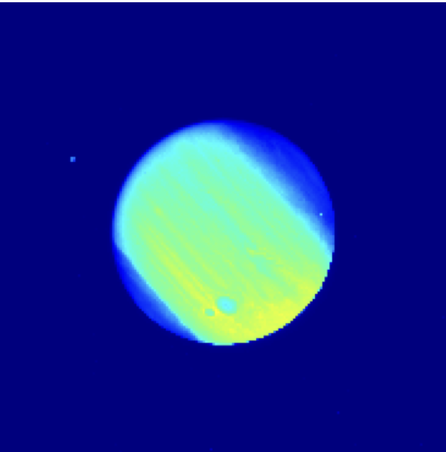
#> input picture data/jupiter.png, 446 x 452 px, shrunk from 592 x 600 before the run, given in place of jupiter.jpg, which was not available
$ python damage_modeling.py
#> lines starting #> are read from the running program, lines starting #| are printed output that depends on the picture; pictures that were not available may be replaced by others from this repository, and a replacement may not be noted
#!/usr/bin/env python3
# -*- coding: utf-8 -*-
"""
Module for damage modeling and image restoration through deconvolution.

This module implements functions to:
1. Generate a checkerboard image
2. Generate a Point Spread Function (PSF)
3. Apply damage to an image using convolution and noise
4. Restore images using deconvolution algorithms

Author: Oussama GUELFAA
Date: 01-04-2025
"""

import numpy as np
import matplotlib.pyplot as plt
from scipy import signal
from skimage import io, img_as_float, img_as_ubyte
from skimage.color import rgb2gray
import os

def generate_checkerboard(size=8, square_size=32):
    """
    Generate a checkerboard image.

    Args:
        size (int): Number of squares in each dimension (default: 8)
        square_size (int): Size of each square in pixels (default: 32)

    Returns:
        ndarray: Checkerboard image with values 0 and 1
    """
    # Create a grid of coordinates
    x = np.arange(size * square_size)
    y = np.arange(size * square_size)
    X, Y = np.meshgrid(x, y)

    # Create the checkerboard pattern
    checkerboard = np.zeros((size * square_size, size * square_size))
    for i in range(size):
        for j in range(size):
            if (i + j) % 2 == 0:
                checkerboard[i*square_size:(i+1)*square_size, j*square_size:(j+1)*square_size] = 1

    return checkerboard

def generate_gaussian_psf(size=64, sigma=3):
    """
    Generate a Gaussian Point Spread Function (PSF).

    Args:
        size (int): Size of the PSF in pixels (default: 64)
        sigma (float): Standard deviation of the Gaussian (default: 3)

    Returns:
        ndarray: Normalized Gaussian PSF
    """
    # Create a grid of coordinates
    x = np.arange(size) - size // 2
    y = np.arange(size) - size // 2
    X, Y = np.meshgrid(x, y)

    # Create the Gaussian PSF
    psf = np.exp(-(X**2 + Y**2) / (2 * sigma**2))

    # Normalize the PSF so it sums to 1
    psf = psf / np.sum(psf)

    return psf

def generate_motion_blur_psf(size=64, length=15, angle=45):
    """
    Generate a motion blur Point Spread Function (PSF).

    Args:
        size (int): Size of the PSF in pixels (default: 64)
        length (int): Length of the motion blur in pixels (default: 15)
        angle (float): Angle of the motion blur in degrees (default: 45)

    Returns:
        ndarray: Normalized motion blur PSF
    """
    # Create a grid of coordinates
    x = np.arange(size) - size // 2
    y = np.arange(size) - size // 2
    X, Y = np.meshgrid(x, y)

    # Convert angle to radians
    angle_rad = np.deg2rad(angle)

    # Create a line with the specified angle
    Z = np.zeros((size, size))
    for i in range(-length // 2, length // 2 + 1):
        x_pos = int(i * np.cos(angle_rad)) + size // 2
        y_pos = int(i * np.sin(angle_rad)) + size // 2
        if 0 <= x_pos < size and 0 <= y_pos < size:
            Z[y_pos, x_pos] = 1

    # Apply a small Gaussian blur to make it more realistic
    Z = signal.convolve2d(Z, generate_gaussian_psf(size=5, sigma=1), mode='same')

    # Normalize the PSF so it sums to 1
    Z = Z / np.sum(Z)

    return Z

def apply_damage(image, psf, noise_level=0.01):
    """
    Apply damage to an image using convolution with a PSF and additive noise.

    The damage model is: g = h * f + n
    where:
    - g is the damaged image
    - h is the PSF
    - f is the original image
    - n is the noise
    - * denotes convolution

    Args:
        image (ndarray): Original image (values between 0 and 1)
        psf (ndarray): Point Spread Function
        noise_level (float): Standard deviation of the Gaussian noise (default: 0.01)

    Returns:
        ndarray: Damaged image
    """
    # Ensure the image is in float format with values between 0 and 1
    if image.min() < 0 or image.max() > 1:
        print("Warning: Image should have values between 0 and 1. Normalizing...")
        image = (image - image.min()) / (image.max() - image.min())

    # Apply convolution in the spatial domain
    blurred = signal.convolve2d(image, psf, mode='same', boundary='wrap')

    # Add Gaussian noise
    noise = np.random.normal(0, noise_level, blurred.shape)
    damaged = blurred + noise

    # Clip values to [0, 1] range
    damaged = np.clip(damaged, 0, 1)

    return damaged

def psf2otf(psf, shape):
    """
    Convert a Point Spread Function (PSF) to an Optical Transfer Function (OTF).

    The OTF is the centered Fourier Transform of the PSF. This function handles
    the zero-padding and centering necessary to properly compute the OTF.

    Args:
        psf (ndarray): Point Spread Function
        shape (tuple): Shape of the output OTF

    Returns:
        ndarray: Optical Transfer Function (complex values)
    """
    # Get the shape of the PSF
    psf_shape = psf.shape

    # Convert shape to numpy array for easier manipulation
    shape = np.array(shape)

    # Calculate padding
    pad = shape - psf_shape

    # Pad the PSF with zeros to match the desired output shape
    h = np.pad(psf, ((0, pad[0]), (0, pad[1])), mode='constant')

    # Calculate the shift needed to center the PSF
    shift = (np.array(pad) // 2 + 1).astype(int)

    # Roll the padded PSF to center it
    h_centered = np.roll(h, shift, axis=(0, 1))

    # Compute the 2D FFT of the centered PSF to get the OTF
    H = np.fft.fft2(h_centered)

    return H

def apply_damage_frequency(image, psf, noise_level=0.01):
    """
    Apply damage to an image using convolution in the frequency domain and additive noise.

    The damage model in the frequency domain is: G = H·F + N
    where:
    - G is the Fourier transform of the damaged image
    - H is the Fourier transform of the PSF (the OTF)
    - F is the Fourier transform of the original image
    - N is the Fourier transform of the noise
    - · denotes element-wise multiplication

    Args:
        image (ndarray): Original image (values between 0 and 1)
        psf (ndarray): Point Spread Function
        noise_level (float): Standard deviation of the Gaussian noise (default: 0.01)

    Returns:
        ndarray: Damaged image
    """
    # Ensure the image is in float format with values between 0 and 1
    if image.min() < 0 or image.max() > 1:
        print("Warning: Image should have values between 0 and 1. Normalizing...")
        image = (image - image.min()) / (image.max() - image.min())

    # Convert PSF to OTF
    otf = psf2otf(psf, image.shape)

    # Apply convolution in the frequency domain
    F = np.fft.fft2(image)
    G = F * otf

    # Convert back to spatial domain
    blurred = np.real(np.fft.ifft2(G))

    # Add Gaussian noise
    noise = np.random.normal(0, noise_level, blurred.shape)
    damaged = blurred + noise

    # Clip values to [0, 1] range
    damaged = np.clip(damaged, 0, 1)

    return damaged

# [34 lines left out: function inverse_filter, not called in this run]

def wiener_filter(damaged_image, psf, K=0.01):
    """
    Restore an image using the Wiener filter method.

    The Wiener filter in the frequency domain is: F = G · H* / (|H|² + K)
    where:
    - F is the Fourier transform of the restored image
    - G is the Fourier transform of the damaged image
    - H is the Fourier transform of the PSF (the OTF)
    - H* is the complex conjugate of H
    - |H|² is the squared magnitude of H
    - K is a parameter related to the noise-to-signal ratio

    Args:
        damaged_image (ndarray): Damaged image (values between 0 and 1)
        psf (ndarray): Point Spread Function
        K (float): Wiener filter parameter (default: 0.01)

    Returns:
        ndarray: Restored image
    """
    # Convert PSF to OTF
    otf = psf2otf(psf, damaged_image.shape)

    # Apply Wiener filter in the frequency domain
    G = np.fft.fft2(damaged_image)
    H_conj = np.conj(otf)
    H_abs_squared = np.abs(otf) ** 2
    F = G * H_conj / (H_abs_squared + K)

    # Convert back to spatial domain
    restored = np.real(np.fft.ifft2(F))

    # Clip values to [0, 1] range
    restored = np.clip(restored, 0, 1)

    return restored

def load_image(image_path=None):
    """
    Load an image from the specified path or use a default image.

    Args:
        image_path (str): Path to the image file (default: None)

    Returns:
        ndarray: Image as a float array with values between 0 and 1
    """
    if image_path is None:
        # Use a default image from the data folder
        script_dir = os.path.dirname(os.path.dirname(os.path.dirname(os.path.abspath(__file__))))
        data_dir = os.path.join(script_dir, 'data')
        # Try to find an image in the data folder
        for img_name in ['jupiter.jpg', 'Tv16.png', 'phobos.jpg']:
            test_path = os.path.join(data_dir, img_name)
            if os.path.exists(test_path):
                image_path = test_path
                print(f"Image chargée: {img_name}")
                break
        else:
            # If no image is found, use a default image
            image_path = os.path.join(data_dir, 'Tv16.png')
            print(f"Image chargée: Tv16.png")
    else:
        print(f"Image chargée: {os.path.basename(image_path)}")

    # Load the image
    image = io.imread(image_path)

    # Convert to grayscale if it's a color image
    if len(image.shape) == 3 and image.shape[2] == 3:
        image = rgb2gray(image)

    # Convert to float with values between 0 and 1
    image = img_as_float(image)

    # Print image information
    print(f"Dimensions: {image.shape}")
    print(f"Valeur min: {image.min():.4f}, Valeur max: {image.max():.4f}")

    return image

def visualize_psf(psf, title="Point Spread Function"):
    """
    Visualize a Point Spread Function.

    Args:
        psf (ndarray): Point Spread Function
        title (str): Title for the plot (default: "Point Spread Function")
    """
    plt.figure(figsize=(5, 5))
    plt.imshow(psf, cmap='viridis')
    plt.title(title)
    plt.colorbar(label='Intensity')
    plt.tight_layout()
    plt.show()

    # Also visualize the PSF in the frequency domain
    psf_fft = np.fft.fftshift(np.abs(np.fft.fft2(psf)))
    plt.figure(figsize=(5, 5))
    plt.imshow(np.log1p(psf_fft), cmap='viridis')
    plt.title(f"PSF in Frequency Domain")
    plt.colorbar(label='Log Magnitude')
    plt.tight_layout()
    plt.show()

def visualize_otf(psf, title="Point Spread Function and OTF"):
    """
    Visualize a Point Spread Function (PSF) and its corresponding Optical Transfer Function (OTF).

    Args:
        psf (ndarray): Point Spread Function
        title (str): Title for the plot (default: "Point Spread Function and OTF")
    """
    # Compute the OTF from the PSF
    otf = psf2otf(psf, psf.shape)

    # Create a figure with two subplots
    fig, axes = plt.subplots(1, 2, figsize=(10, 5))

    # Plot the PSF
    axes[0].imshow(psf, cmap='viridis')
    axes[0].set_title('Point Spread Function (PSF)')
    axes[0].axis('off')

    # Plot the magnitude of the OTF (in log scale for better visualization)
    otf_magnitude = np.abs(otf)
    axes[1].imshow(np.log1p(np.fft.fftshift(otf_magnitude)), cmap='viridis')
    axes[1].set_title('Optical Transfer Function (OTF)')
    axes[1].axis('off')

    plt.suptitle(title)
    plt.tight_layout()
    plt.show()

    # Also visualize the OTF in 3D
    try:
        from mpl_toolkits.mplot3d import Axes3D
        from matplotlib import cm

        fig = plt.figure(figsize=(10, 8))
        ax = fig.add_subplot(111, projection='3d')

        # Create a meshgrid for the 3D plot
        x = np.arange(0, psf.shape[0])
        y = np.arange(0, psf.shape[1])
        X, Y = np.meshgrid(x, y)

        # Plot the surface
        surf = ax.plot_surface(X, Y, np.log1p(np.fft.fftshift(otf_magnitude)), cmap=cm.coolwarm,
                              linewidth=0, antialiased=False)

        ax.set_title('3D Visualization of OTF (Log Scale)')
        fig.colorbar(surf, shrink=0.5, aspect=5)
        plt.tight_layout()
        plt.show()
    except ImportError:
        print("3D plotting not available. Install mpl_toolkits for 3D visualization.")

def visualize_restoration_results(original, damaged, restored, titles=None):
    """
    Visualize the original, damaged, and restored images side by side.

    Args:
        original (ndarray): Original image
        damaged (ndarray): Damaged image
        restored (ndarray): Restored image
        titles (list): List of titles for the subplots (default: None)
    """
    if titles is None:
        titles = ["Original Image", "Damaged Image", "Restored Image"]

    fig, axes = plt.subplots(1, 3, figsize=(15, 5))

    axes[0].imshow(original, cmap='gray')
    axes[0].set_title(titles[0])
    axes[0].axis('off')

    axes[1].imshow(damaged, cmap='gray')
    axes[1].set_title(titles[1])
    axes[1].axis('off')

    axes[2].imshow(restored, cmap='gray')
    axes[2].set_title(titles[2])
    axes[2].axis('off')

    plt.tight_layout()
    plt.show()

def test_damage_modeling(image=None, psf_type='gaussian', noise_level=0.01):
    """
    Test the damage modeling functions on an image.

    Args:
        image (ndarray): Input image (default: None, will load a default image)
        psf_type (str): Type of PSF to use ('gaussian' or 'motion') (default: 'gaussian')
        noise_level (float): Noise level for the damage (default: 0.01)
    """
    # Load the image if not provided
    if image is None:
        image = load_image()

    # Generate the PSF
    if psf_type == 'gaussian':
        psf = generate_gaussian_psf(size=32, sigma=3)
        psf_title = "Gaussian PSF"
    else:  # motion
        psf = generate_motion_blur_psf(size=32, length=15, angle=45)
        psf_title = "Motion Blur PSF"

    # Visualize the PSF and its OTF
    visualize_psf(psf, title=psf_title)
    visualize_otf(psf, title=f"{psf_title} and its OTF")

    # Apply damage to the image
    damaged = apply_damage(image, psf, noise_level=noise_level)

    # Visualize the original and damaged images
    fig, axes = plt.subplots(1, 2, figsize=(10, 5))
    axes[0].imshow(image, cmap='gray')
    axes[0].set_title('Original Image')
    axes[0].axis('off')
    axes[1].imshow(damaged, cmap='gray')
    axes[1].set_title('Damaged Image')
    axes[1].axis('off')
    plt.tight_layout()
    plt.show()

    # Compare spatial and frequency domain methods
    print("\nComparing spatial and frequency domain methods for applying damage...")
    damaged_spatial = apply_damage(image, psf, noise_level=noise_level)
    damaged_frequency = apply_damage_frequency(image, psf, noise_level=noise_level)

    # Calculate the difference between the two methods
    difference = np.abs(damaged_spatial - damaged_frequency)
    print(f"Maximum difference between methods: {difference.max():.6f}")

    return image, psf, damaged

def test_restoration(image=None, psf_type='gaussian', noise_level=0.01, method='wiener', K=0.01):
    """
    Test the restoration functions on an image.

    Args:
        image (ndarray): Input image (default: None, will load a default image)
        psf_type (str): Type of PSF to use ('gaussian' or 'motion') (default: 'gaussian')
        noise_level (float): Noise level for the damage (default: 0.01)
        method (str): Restoration method ('inverse' or 'wiener') (default: 'wiener')
        K (float): Wiener filter parameter (default: 0.01)
    """
    # Test damage modeling to get the original, PSF, and damaged image
    original, psf, damaged = test_damage_modeling(image, psf_type, noise_level)

    # Apply restoration
    if method == 'inverse':
        restored = inverse_filter(damaged, psf, epsilon=1e-3)
        method_title = "Inverse Filter"
    else:  # wiener
        restored = wiener_filter(damaged, psf, K=K)
        method_title = f"Wiener Filter (K={K})"

    # Visualize the results
    visualize_restoration_results(original, damaged, restored,
                                 titles=["Original Image", "Damaged Image", f"Restored Image ({method_title})"])

    return original, damaged, restored

def test_checkerboard():
    """
    Test the checkerboard generation function.
    """
    # Generate a checkerboard image
    checkerboard = generate_checkerboard(size=8, square_size=32)

    # Visualize the checkerboard
    plt.figure(figsize=(5, 5))
    plt.imshow(checkerboard, cmap='gray')
    plt.title('Checkerboard Image')
    plt.axis('off')
    plt.tight_layout()
    plt.show()
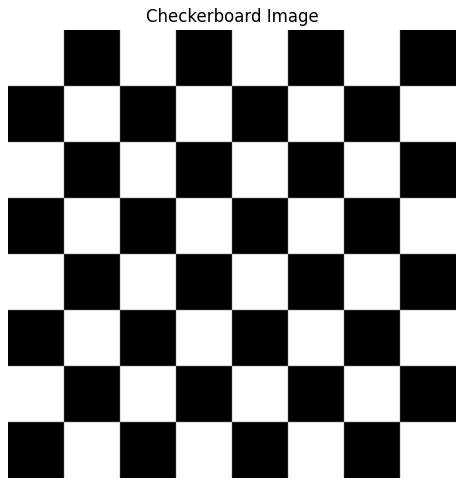
#> figure drawn by matplotlib, 1 panel

    return checkerboard

# [49 lines left out: function compare_restoration_methods, not called in this run]

if __name__ == "__main__":
    # Test the checkerboard generation
    checkerboard = test_checkerboard()

    # Test damage modeling and restoration on the checkerboard
    test_restoration(checkerboard, psf_type='gaussian', noise_level=0.01, method='wiener', K=0.01)
#> in test_damage_modeling, `plt.show()`:
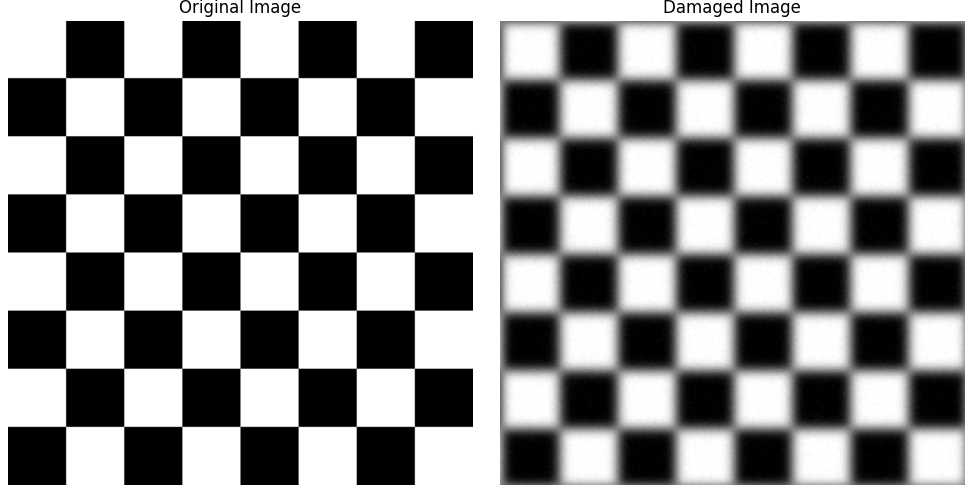
#> figure drawn by matplotlib, 2 panels
#> in visualize_restoration_results, `plt.show()`:
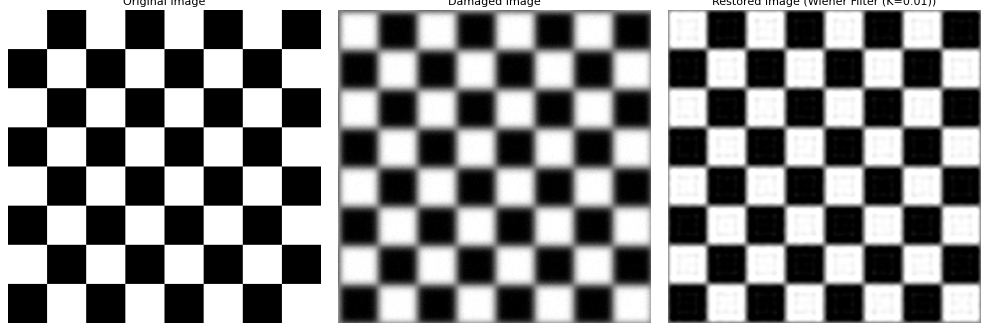
#> figure drawn by matplotlib, 3 panels

    # Test damage modeling and restoration on a real image
    test_restoration(None, psf_type='motion', noise_level=0.01, method='wiener', K=0.01)
#> in load_image, image is the input picture: shape (452, 446, 4); mean R, G, B, A 25.6, 43.2, 137.8, 255
#| Dimensions: (452, 446, 4)
#| Valeur min: 0.0000, Valeur max: 1.0000
#> call 2 of visualize_psf, with title = 'Motion Blur PSF'
#> in visualize_psf (call 2), `plt.show()`:
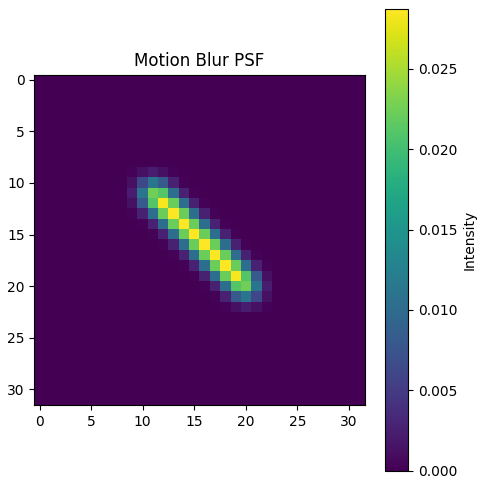
#> figure drawn by matplotlib, 2 panels
#> in visualize_psf (call 2), `plt.show()`:
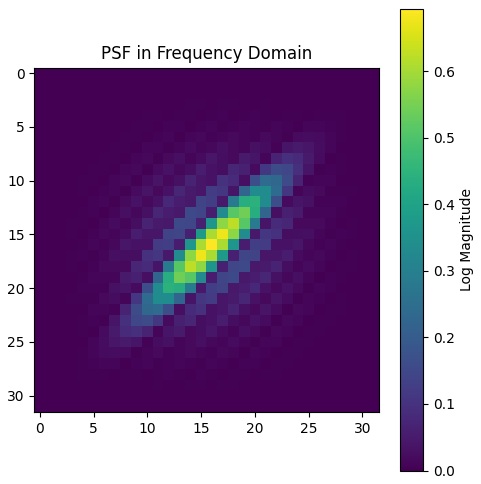
#> figure drawn by matplotlib, 2 panels
#> call 2 of visualize_otf, with title = 'Motion Blur PSF and its OTF'
#> in visualize_otf (call 2), `plt.show()`:
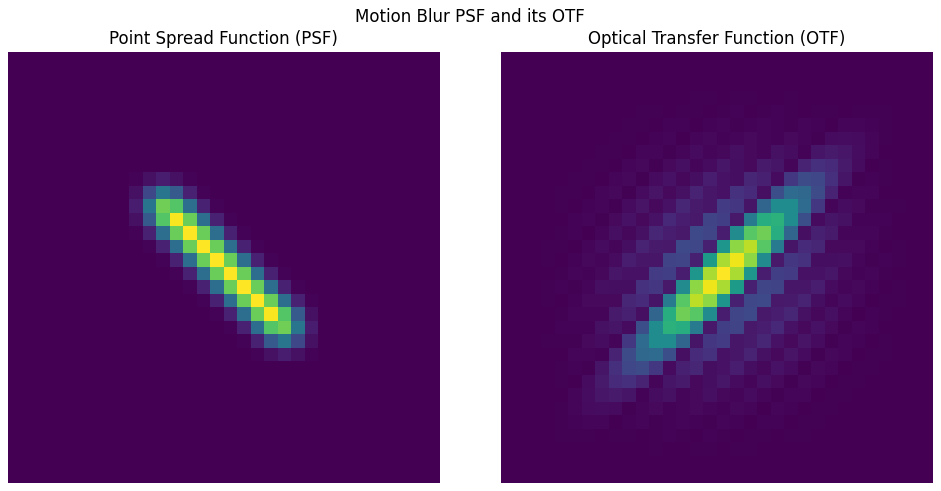
#> figure drawn by matplotlib, 2 panels
#> in visualize_otf (call 2), `plt.show()`:
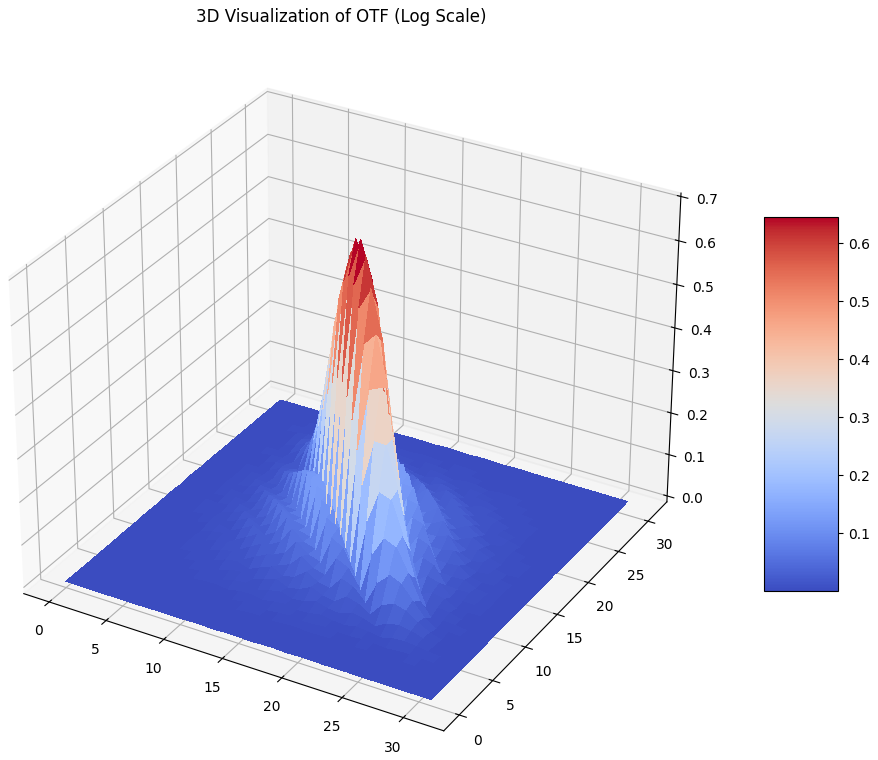
#> figure drawn by matplotlib, 2 panels
#> (the run stopped early here; a loop or call above may not have finished)
